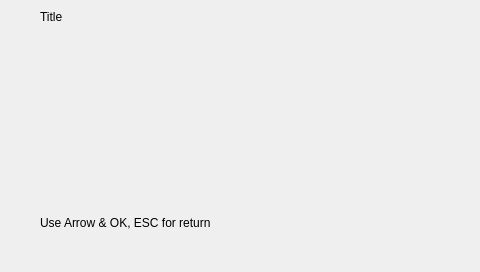
<ui version="4.0" >
 <class>MainFrame</class>
 <widget class="QDialog" name="MainFrame" >
  <property name="geometry" >
   <rect>
    <x>0</x>
    <y>0</y>
    <width>480</width>
    <height>272</height>
   </rect>
  </property>
  <property name="windowTitle" >
   <string>Dialog</string>
  </property>
  <widget class="QLabel" name="lblBackground" >
   <property name="geometry" >
    <rect>
     <x>0</x>
     <y>0</y>
     <width>480</width>
     <height>272</height>
    </rect>
   </property>
   <property name="text" >
    <string/>
   </property>
   <property name="pixmap" >
    <pixmap resource="../sb3000.qrc" >:/images/res/bg-main.png</pixmap>
   </property>
  </widget>
  <widget class="QLabel" name="lblBackgroundFrame" >
   <property name="geometry" >
    <rect>
     <x>12</x>
     <y>10</y>
     <width>456</width>
     <height>260</height>
    </rect>
   </property>
   <property name="text" >
    <string/>
   </property>
   <property name="pixmap" >
    <pixmap resource="../sb3000.qrc" >:/images/res/bg-menu.png</pixmap>
   </property>
   <property name="scaledContents" >
    <bool>false</bool>
   </property>
  </widget>
  <widget class="QLabel" name="lblTitleBackground" >
   <property name="geometry" >
    <rect>
     <x>0</x>
     <y>0</y>
     <width>400</width>
     <height>34</height>
    </rect>
   </property>
   <property name="text" >
    <string/>
   </property>
   <property name="pixmap" >
    <pixmap resource="../sb3000.qrc" >:/images/res/title-1.png</pixmap>
   </property>
  </widget>
  <widget class="QLabel" name="lblTitleText" >
   <property name="geometry" >
    <rect>
     <x>40</x>
     <y>3</y>
     <width>273</width>
     <height>28</height>
    </rect>
   </property>
   <property name="text" >
    <string>Title</string>
   </property>
  </widget>
  <widget class="QLabel" name="lblTitleIcon" >
   <property name="geometry" >
    <rect>
     <x>9</x>
     <y>5</y>
     <width>26</width>
     <height>26</height>
    </rect>
   </property>
   <property name="text" >
    <string/>
   </property>
   <property name="scaledContents" >
    <bool>true</bool>
   </property>
  </widget>
  <widget class="QLabel" name="lblStatusIcon" >
   <property name="geometry" >
    <rect>
     <x>20</x>
     <y>215</y>
     <width>16</width>
     <height>16</height>
    </rect>
   </property>
   <property name="text" >
    <string/>
   </property>
   <property name="pixmap" >
    <pixmap resource="../sb3000.qrc" >:/images/res/icon-help.png</pixmap>
   </property>
  </widget>
  <widget class="QLabel" name="lblStatusText" >
   <property name="geometry" >
    <rect>
     <x>40</x>
     <y>210</y>
     <width>275</width>
     <height>25</height>
    </rect>
   </property>
   <property name="text" >
    <string>Use Arrow &amp; OK, ESC for return</string>
   </property>
  </widget>
  <widget class="QLabel" name="lblTitleText1" >
   <property name="geometry" >
    <rect>
     <x>201</x>
     <y>10</y>
     <width>110</width>
     <height>28</height>
    </rect>
   </property>
   <property name="text" >
    <string/>
   </property>
  </widget>
  <widget class="QLabel" name="lblEsc" >
   <property name="geometry" >
    <rect>
     <x>400</x>
     <y>0</y>
     <width>80</width>
     <height>34</height>
    </rect>
   </property>
   <property name="text" >
    <string/>
   </property>
   <property name="pixmap" >
    <pixmap resource="../sb3000.qrc" >:/images/res/esc.png</pixmap>
   </property>
  </widget>
 </widget>
 <resources>
  <include location="../sb3000.qrc" />
 </resources>
 <connections/>
</ui>
